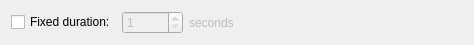
<?xml version="1.0" encoding="UTF-8"?>
<ui version="4.0">
 <class>BuzzerBusinessActionWidget</class>
 <widget class="QWidget" name="BuzzerBusinessActionWidget">
  <property name="geometry">
   <rect>
    <x>0</x>
    <y>0</y>
    <width>474</width>
    <height>38</height>
   </rect>
  </property>
  <property name="windowTitle">
   <string/>
  </property>
  <layout class="QGridLayout" name="gridLayout">
   <item row="0" column="0">
    <widget class="QCheckBox" name="fixedDurationCheckBox">
     <property name="text">
      <string>Fixed duration:</string>
     </property>
    </widget>
   </item>
   <item row="0" column="2">
    <widget class="QWidget" name="durationWidget" native="true">
     <property name="enabled">
      <bool>false</bool>
     </property>
     <layout class="QHBoxLayout" name="horizontalLayout" stretch="0,1">
      <property name="leftMargin">
       <number>0</number>
      </property>
      <property name="topMargin">
       <number>0</number>
      </property>
      <property name="rightMargin">
       <number>0</number>
      </property>
      <property name="bottomMargin">
       <number>0</number>
      </property>
      <item>
       <widget class="QSpinBox" name="durationSpinBox">
        <property name="suffix">
         <string/>
        </property>
        <property name="minimum">
         <number>1</number>
        </property>
        <property name="maximum">
         <number>86400</number>
        </property>
       </widget>
      </item>
      <item>
       <widget class="QLabel" name="durationSuffixLabel">
        <property name="text">
         <string>seconds</string>
        </property>
       </widget>
      </item>
     </layout>
    </widget>
   </item>
  </layout>
 </widget>
 <resources/>
 <connections/>
</ui>
